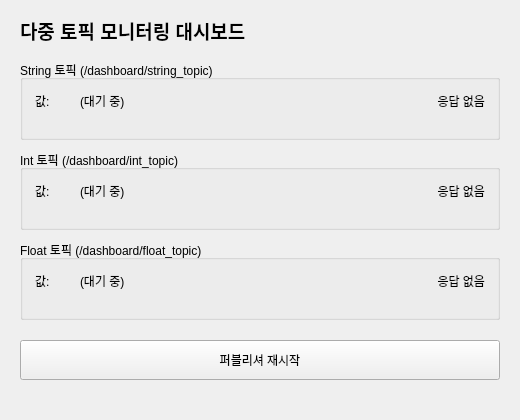
<?xml version="1.0" encoding="UTF-8"?>
<ui version="4.0">
 <class>MainWindowDesign</class>
 <widget class="QMainWindow" name="MainWindowDesign">
  <property name="geometry">
   <rect>
    <x>0</x>
    <y>0</y>
    <width>520</width>
    <height>420</height>
   </rect>
  </property>
  <property name="windowTitle">
   <string>다중 토픽 모니터링 대시보드</string>
  </property>
  <widget class="QWidget" name="centralwidget">

   <widget class="QLabel" name="titleLabel">
    <property name="geometry">
     <rect>
      <x>20</x>
      <y>15</y>
      <width>480</width>
      <height>30</height>
     </rect>
    </property>
    <property name="font">
     <font>
      <pointsize>14</pointsize>
      <bold>true</bold>
     </font>
    </property>
    <property name="text">
     <string>다중 토픽 모니터링 대시보드</string>
    </property>
   </widget>

   <widget class="QGroupBox" name="stringGroupBox">
    <property name="geometry">
     <rect>
      <x>20</x>
      <y>60</y>
      <width>480</width>
      <height>80</height>
     </rect>
    </property>
    <property name="title">
     <string>String 토픽 (/dashboard/string_topic)</string>
    </property>
    <widget class="QLabel" name="stringValueLabelCaption">
     <property name="geometry">
      <rect><x>15</x><y>28</y><width>40</width><height>25</height></rect>
     </property>
     <property name="text"><string>값:</string></property>
    </widget>
    <widget class="QLabel" name="stringValueLabel">
     <property name="geometry">
      <rect><x>60</x><y>28</y><width>290</width><height>25</height></rect>
     </property>
     <property name="text"><string>(대기 중)</string></property>
    </widget>
    <widget class="QLabel" name="stringStatusLabel">
     <property name="geometry">
      <rect><x>360</x><y>28</y><width>105</width><height>25</height></rect>
     </property>
     <property name="alignment">
      <set>Qt::AlignRight|Qt::AlignVCenter</set>
     </property>
     <property name="text"><string>응답 없음</string></property>
    </widget>
   </widget>

   <widget class="QGroupBox" name="intGroupBox">
    <property name="geometry">
     <rect>
      <x>20</x>
      <y>150</y>
      <width>480</width>
      <height>80</height>
     </rect>
    </property>
    <property name="title">
     <string>Int 토픽 (/dashboard/int_topic)</string>
    </property>
    <widget class="QLabel" name="intValueLabelCaption">
     <property name="geometry">
      <rect><x>15</x><y>28</y><width>40</width><height>25</height></rect>
     </property>
     <property name="text"><string>값:</string></property>
    </widget>
    <widget class="QLabel" name="intValueLabel">
     <property name="geometry">
      <rect><x>60</x><y>28</y><width>290</width><height>25</height></rect>
     </property>
     <property name="text"><string>(대기 중)</string></property>
    </widget>
    <widget class="QLabel" name="intStatusLabel">
     <property name="geometry">
      <rect><x>360</x><y>28</y><width>105</width><height>25</height></rect>
     </property>
     <property name="alignment">
      <set>Qt::AlignRight|Qt::AlignVCenter</set>
     </property>
     <property name="text"><string>응답 없음</string></property>
    </widget>
   </widget>

   <widget class="QGroupBox" name="floatGroupBox">
    <property name="geometry">
     <rect>
      <x>20</x>
      <y>240</y>
      <width>480</width>
      <height>80</height>
     </rect>
    </property>
    <property name="title">
     <string>Float 토픽 (/dashboard/float_topic)</string>
    </property>
    <widget class="QLabel" name="floatValueLabelCaption">
     <property name="geometry">
      <rect><x>15</x><y>28</y><width>40</width><height>25</height></rect>
     </property>
     <property name="text"><string>값:</string></property>
    </widget>
    <widget class="QLabel" name="floatValueLabel">
     <property name="geometry">
      <rect><x>60</x><y>28</y><width>290</width><height>25</height></rect>
     </property>
     <property name="text"><string>(대기 중)</string></property>
    </widget>
    <widget class="QLabel" name="floatStatusLabel">
     <property name="geometry">
      <rect><x>360</x><y>28</y><width>105</width><height>25</height></rect>
     </property>
     <property name="alignment">
      <set>Qt::AlignRight|Qt::AlignVCenter</set>
     </property>
     <property name="text"><string>응답 없음</string></property>
    </widget>
   </widget>

   <widget class="QPushButton" name="restartButton">
    <property name="geometry">
     <rect>
      <x>20</x>
      <y>340</y>
      <width>480</width>
      <height>40</height>
     </rect>
    </property>
    <property name="text">
     <string>퍼블리셔 재시작</string>
    </property>
   </widget>

  </widget>
 </widget>
 <resources/>
 <connections/>
</ui>
